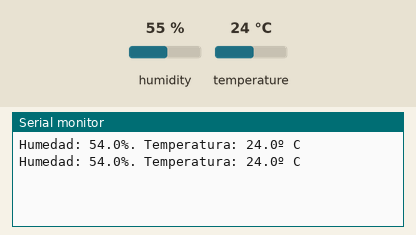
Simulated run of this sketch. Board: Arduino Uno, built with avr-gcc and run on an emulated ATmega328P. Shown: the last lines printed to the serial monitor. Wiring (inferred from the names in the program): DHT11 sensor: data pin 8. Inputs (shaded band) come from the test bench; at power-on: temperature 24 °C, humidity 55 %.

Above: at 2.8 s.
2.9 s: temperature set to 19 °C
At 4.9 s:
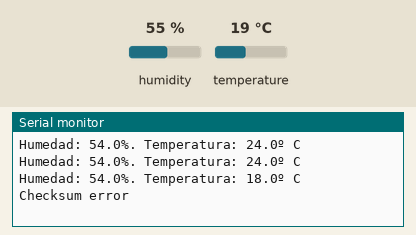
7.6 s: humidity set to 22 %
At 9.0 s:
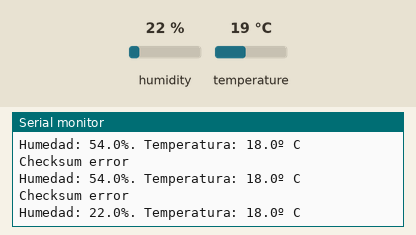
10.3 s: humidity set to 40 %
At 10.3 s:
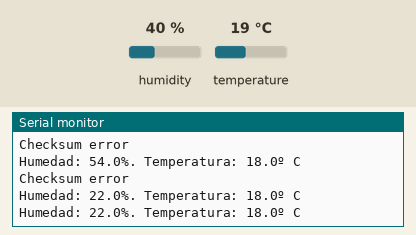
Timing chart, 0 to 13.3 s (numbered marks = the images above; inputs shaded):
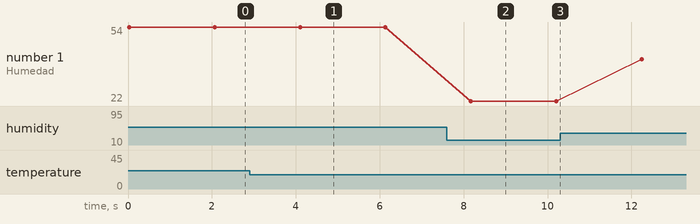

Measured:
- after the input at 2.9 s, the serial monitor: prints a new line after 1.2 s (image 1)
- after the input at 7.6 s, the serial monitor: prints a new line after 0.57 s (image 2)
- plotted number 1: 54 → 22 after the input at 7.6 s, 22 → 40 after the input at 10.3 s

The sketch:

KY-015.ino
```cpp
/*
Descripción:  KY-015 Temperature and Humidity Sensor Module.
Autor:        Carlos Ernesto Guevara Aguilar.
F. Creación:  7 de Septiembre de 2018.
F. Cambio:    7 de Septiembre de 2018.
Comentarios:
              Se realizó diagrama con Fritzing en ./fritzing
*/

// Velocidad del puerto serial
static const short SERIAL_SPEED = 9600;

// Pin con el que se harán las lecturas del PIN_DHT11.
static const byte PIN_DHT11 = 8;

// Arreglo donde se almacenarán las lecturas.
byte dat [5];

// Incialización
void setup() {

  // Indica la velocidad de ejecución del puerto serial.
  Serial.begin (SERIAL_SPEED);

  // Establece el pin para lectura / escritura.
  pinMode (PIN_DHT11, OUTPUT);
} // void setup() {

// Punto de ejecución.
void loop() {

  // Inicializa el sensor
  start_test ();

  // Indica la Humedad, el valor en binario lo convierte a decimal. Parte entera y parte decimal
  Serial.print ("Humedad: ");
  Serial.print (dat [0], DEC);
  Serial.print (".");
  Serial.print (dat [1], DEC);
  Serial.print ("%. ");

  // Indica la Temperatura, el valor en binario lo convierte a decimal. Parte entera y parte decimal
  Serial.print ("Temperatura: ");
  Serial.print (dat [2], DEC);
  Serial.print (".");
  Serial.print (dat [3], DEC);
  Serial.println ("º C");

  // Si error en el checksum
  if (dat [4] != (dat [0] + dat [1] + dat [2] + dat [3]))
    Serial.println ("Checksum error");

  // Espera un segundo para la siguiente lecutra.
  delay (2000);
} // void loop() {

// Hace una lectura
byte read_data () {

  // Variable de retorno;
  byte result = 0;

  // Lectura de 1 a 8
  for (int i = 0 ; i < 8 ; i++) {

    // Espera hasta que la lectura sea 0, ie el dispositivo esté listo.
    while (digitalRead (PIN_DHT11) == LOW);

    // Espera 30 microsegundos.
    delayMicroseconds (30);

    //High in the former, low in the post
    if (digitalRead (PIN_DHT11) == HIGH) {
      result |= (1 << (8 - i));
    } // if (digitalRead (PIN_DHT11) == HIGH) {

    // Espera hasta el próximo bit de recepción.
    while (digitalRead (PIN_DHT11) == HIGH);
  } // for (int i = 0 ; i < 8 ; i++) {

  return (result);
} // byte read_data () {

// Prepara el sensor para lecturas.
void start_test () {

  // Baja el pin para poder enviar la señal de lectura.
  digitalWrite (PIN_DHT11, LOW);

  // Espera 30 milisegundos.
  delay (30);

  // Sube el pin para poder iniciar la lectura.
  digitalWrite (PIN_DHT11, HIGH);

  // Espera al sensor
  delayMicroseconds (40);

  // Permite la lecutura del pin.
  pinMode (PIN_DHT11, INPUT);

  // Mientras la lectura es alta

  while (digitalRead (PIN_DHT11) == HIGH);

  // Espera 80 micro segundos.
  delayMicroseconds (80);

  // Si la lectura es baja espera 80 milisegundos
  if  (digitalRead (PIN_DHT11) == LOW)
    delayMicroseconds (80);

  // Hace la lectura de los 5 bytes de información.
  for (int i = 0; i < 5; i++) {
    dat [i] = read_data ();
  } // for (int i = 0; i < 5; i++) {

  // Prepara el pin para salida
  pinMode (PIN_DHT11, OUTPUT);

  // Indica que ha terminado la lecutra.
  digitalWrite (PIN_DHT11, HIGH);
} // void start_test () {
```
